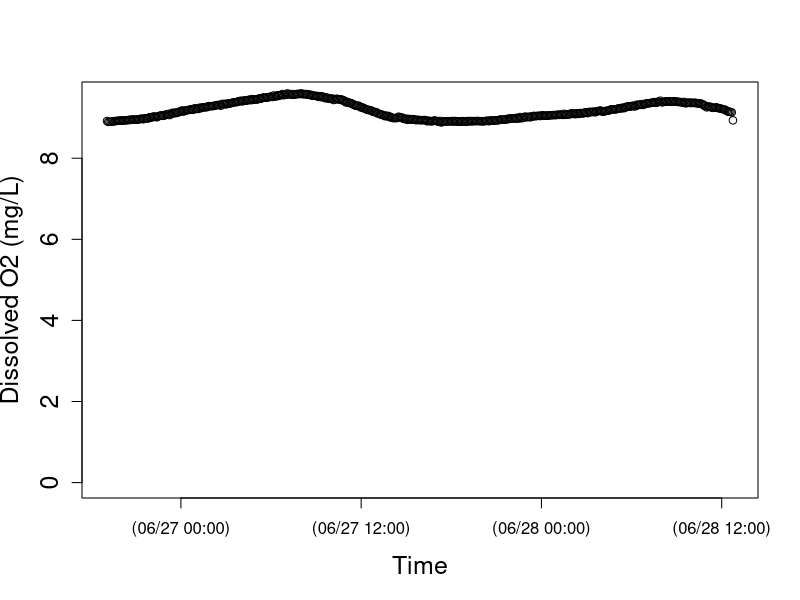
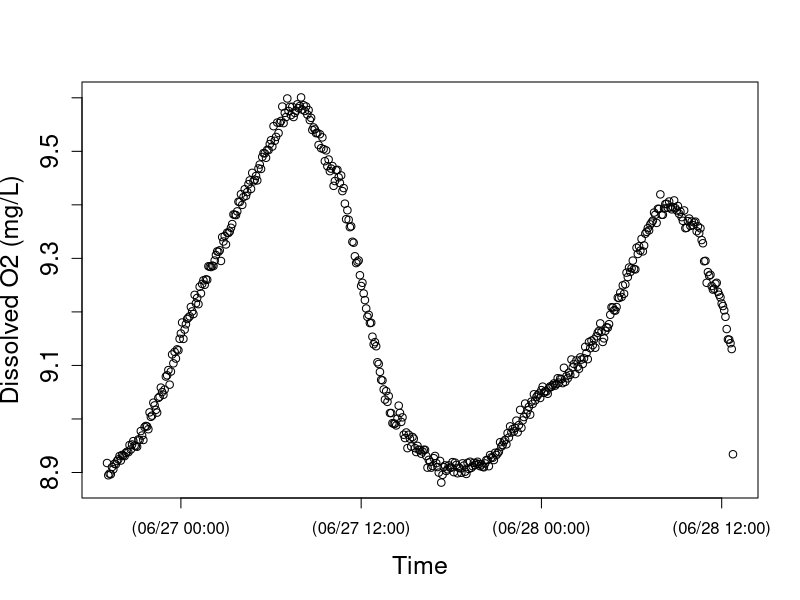

R code for these plots, in order: (Note: this script raises an error after producing the figures.)
setwd("N:/Thesis.N/FreshStart_trans/TempLight_trans/TempLightSum18_trans/HO26jun18")
install.packages("chron")
library(chron)
StreamData=read.table("HO26jun18.txt",header=TRUE)  	##time is in seconds since 1970 and in UTC
StreamData$dtime<-chron(StreamData$time/86400)-(7/24)
## Check new chron object dtime and O2 data
## here is where you can target and remove outliers if you want to check before running models 
plot(StreamData$dtime, StreamData$oxy,cex.lab=1.5, cex.axis=1.5, lwd=1,ylim=c(0,9.5), xlab="Time",ylab="Dissolved O2 (mg/L)")
plot(StreamData$dtime, StreamData$oxy,cex.lab=1.5, cex.axis=1.5, lwd=1, xlab="Time",ylab="Dissolved O2 (mg/L)")

# END data important and management
# [2] LOAD O2 SATURATION FUNCTION

osat<- function(temp, bp) {
  
  tstd<-log((298.15-temp) / (273.15 + temp))
  
  a0<-2.00907
  a1<-3.22014
  a2<-4.0501
  a3<-4.94457
  a4<- -0.256847
  a5<- 3.88767
  
  u<-10^(8.10765-(1750.286/(235+temp)))
  
  sato<-(exp(a0 + a1*tstd + a2*tstd^2 + a3*tstd^3 + a4*tstd^4+a5*tstd^5))*((bp-u)/(760-u))*1.42905
  sato
}

#end of function
# END loading O2 SAT calc #
# [3] LOAD BAROMETRIC PRESSURE FUNCTION
## Function to correct barometric pressure for altitude. From Colt (2012).
## This function gives bp in mmHg for altitude given nearby measurement of standardized barometric pressure. 
## temp is degC 
## alt is m
## bpst is in inches of Hg and the sort of data you will find from U.S. weather stations.  Delete the *25.4 if you in the rest of the world where pressure is given in metric units
####function returns mm of Hg
bpcalc<- function(bpst, alt) {
  bpst*25.4*exp((-9.80665*0.0289644*alt)/(8.31447*(273.15+15)))
}
#end of function
# END loading BP calc function ####### 
# [4] LOAD GAS EXCHANGE (K) FUNCTIONS
# NOTE: The functions you use will depend on the methods used to estimate K (O2, propane, SF6). The temperature correction (Kcor) is embedded in the models below, but the Kcor function must be loaded into R before running the model.
# UNITS are day^(-1)
## This code does the opposite of Kcor below; it estimates K600 for KO2 at a given temperature. From Wanninkhof (1992).
K600fromO2<-function (temp, KO2) {
  ((600/(1800.6 - (120.1 * temp) + (3.7818 * temp^2) - (0.047608 * temp^3)))^-0.5) * KO2
}
#end of function
# This calculates K600 from K measured in a propane addition. From Raymond et al. (2012).
K600frompropane<-function (temp, Kpropane) {
  ((600/(2864 - (154.14 * temp) + (3.791 * temp^2) - (0.0379 * temp^3)))^-0.5) * Kpropane
}
#end of function
# This calculates K600 from K measured in a SF6 addition. From Raymond et al. (2012).
K600fromSF6<-function(temp, KSF6) {
  ((600/(3255.3-(217.13*temp)+(6.837*temp^2)-(0.08607*temp^3)))^-0.5)*KSF6
}
#end of function
# This function calculates KO2 at any given tempertaure from K600. via schmidt number scaling.  The scaling equation if From JÃ¤hne et al. (1987), Schmidt number conversions from Wanninkhof et al. 1992.
Kcor<-function (temp,K600){
  K600/(600/(1800.6-(temp*120.1)+(3.7818*temp^2)-(0.047608*temp^3)))^-0.5
}
#end of function
# END loading K functions
# [5] NIGHTTIME REGRESSION to estimate K -- OPTIONAL
### nighttime regression code to estimate K. Approach as in Hornberger and Kelly (1975).
## o2 file is your oxygen data (defined in subsetting)
## bp is barometric pressure in mm Hg for your site, 
## ts is the time step in MINUTES (not days as in metabolism code below)

nightreg<-function(o2file, bp, ts){
  
  temp<-o2file$temp
  oxy<-o2file$oxy
  
  # moving average on oxy data
  oxyf1<-filter(o2file$oxy,rep(1/3,3), sides=2)
  
  # trim the ends of the oxy data
  oxyf2<- oxyf1[c(-1,-length(oxyf1))]
  
  # calculate delO/delt; convert to units of days by ts in min-1*1440
  deltaO2<-((oxyf2[-1]-oxyf2[-length(oxyf2)])/ts)*1440
  
  # Trim the first two and last one from the temp data to match the filter oxy data
  temptrim<-temp[c(-2:-1,-length(temp))]
  
  # calc the dodef
  satdef<-osat(temptrim,bp)-oxyf2[-1]
  
  # fit linear model and plot using linear model fitting (lm) and abline functions in R stats package
  nreg<-lm(deltaO2~satdef)
  plot(satdef,deltaO2)
  abline(nreg)
  
  # use coef function in R stats package to get lm coefficients
  coeff<-coef(nreg)
  
  # output gives lm coeff and K600 (converted from nighttime regression estimate of KO2)
  out<-list(coeff, K600fromO2(mean(temp), coeff[2]))
  out
  
}
#end of function
# NOTE: this approach works better for some sites/dates than others; always check that your model fit is good and that your K600 estimate makes sense!
#Call as:  The first argument in the function defines when to pull data.  In this case on 10/27/204 (for spring creek) between 18:05 and 23:00

nightreg(StreamData[StreamData$dtime>=as.numeric(chron(dates="07/19/17", times="18:10:00")) & StreamData$dtime<=as.numeric(chron(dates="07/21/17", times="10:00:00")), ], bp=660, ts=10)
# END nighttime regression calculation of K #
# check that light makes sense
plot(StreamData$dtime, StreamData$light,cex.lab=1.5, cex.axis=1.5, lwd=1, xlab="Time",ylab="PAR (umol photons/s/m2)")
# END light
# [7] MODEL v1 - RIVERMETABK; solves for GPP, ER, AND K
##
# [7a] LOAD RIVERMETABK functions
###########################################

## VERSION 1 of possible metabolism model

##### now estimate metabolism

## parameter names (and units) for BOTH rivermetab functions (solving for or fixing K600):
## oxy.mod = modeled O2 (mg/L)
## oxy = O2 data (mg/L)
## MET[1] = GPP = estimated daily gross primary production (g O2 m-2 d-1); + flux of O2 production
## MET[2] = ER = estimated daily ecosystem respiration (g O2 m-2 d-1); - flux of O2 consumption 
## MET[3] = K = estimated K600 (d-1)
## z = estimated site depth (m)
## Kcor = KO2 corrected for temperature, calculated from K600 (d-1)
## bp = barometric pressure (mmHg)
## temp = water temperature (C)
## light = PAR data (or modlight from above light function)
## ts = time step of O2 data from logger (10 min intervals --> units are day, so 10/1440=0.06944)

# Model to calculate GPP, ER and K simultaneously
# This model is advantageous in the sense that one can estimate K from the data, but beware that it may be an overparameterized model.  
# Note that you have the opportunity below to use your light data or modeled light (here as data$light estimated for spring creek and french creek with the light model function above). You decide and modify the function and data names accordingly.

# rivermetabK is the master function that calls the MLE function (onestationmleK) and plotting function (onestationplot) below
rivermetabK<-function(o2file, z, bp, ts){
  
  ##pull data out of loaded o2file (subset in CALL function) and give it a name. 
  temp<-o2file$temp
  oxy<-o2file$oxy
  light<-o2file$light
  
  ##This calls onestationmleK (below) to calculate metabolism by non-linear minimization. We use nlm() function in R stats package; for more information see "help(nlm)"  The first argument is the function to be minimized, the second defines the starting values.  The function that is minimized (onestationmleK, see below) always has as its first argument, a vector of parameters (MET), and second argument a vector of starting values for those parameters, p=c(3,-5, 10).
  
  river.mle<-nlm(onestationmleK, p=c(3,-5, 10), oxy=oxy, z=z,temp=temp,light=light, bp=bp, ts=ts)
  
  ##plot modeled and measaured O2 given MLE estimates of GPP, ER, and K600.  It calls a function below onestationplot()
  
  onestationplot(GPP=river.mle$estimate[1], ER=river.mle$estimate[2],oxy=oxy,z=z,temp=temp,light=light, K=river.mle$estimate[3], bp=bp, ts=ts)
  
  ##return GPP, ER, K600, and MLE values
  b <- list(GPP=river.mle$estimate[1], ER=river.mle$estimate[2], K600=river.mle$estimate[3], neglogL=river.mle$minimum[1])
  b
}
# end of function
# This function returns the negative log likelihood value given O2 data and estimates of GPP, ER, and K (which is vector MET); is included in master rivermetabK function above
onestationmleK<-function(MET,temp, oxy, light, z, bp, ts) {
  
  # create new vector for modeled O2
  oxy.mod<-numeric(length(data))
  # give starting value from oxygen data; this is the only time O2 data is used to model GPP and ER
  oxy.mod[1]<-oxy[1]
  
  # this is the metabolism equation as in Van de Bogert et al 2007 L&OMethods
  for (i in 2:length(oxy)) {oxy.mod[i]<-oxy.mod[i-1]+((MET[1]/z)*(light[i]/sum(light)))+ MET[2]*ts/z+(Kcor(temp[i],MET[3]))*ts*(osat(temp[i],bp)-oxy.mod[i-1]) }
  
  ##below is MLE calculation; output is -log likelihood
  # diff in measured and modeled O2
  sqdiff<-(oxy-oxy.mod)^2 
  # likelihood function
  L <- length(oxy) * (log(((sum(sqdiff)/length(oxy))^0.5))+0.5*log(6.28)) + ((2*sum(sqdiff)/length(oxy))^-1) * sum(sqdiff)
  L
}
# end of function
# this function plots modeled O2 and O2 data from estimates of daily GPP, ER, and K; is included in master rivermetabK function above
# Calls same metabolism equation as in mle function, but plots modeled O2 as a function of GPP, ER, and K estimates from mle
# use this to visually assess your model estimates (should be good agreement between modeled and measured O2)
onestationplot<-function(GPP, ER, oxy, z, temp, K, light, bp, ts) {
  
  oxy.mod<-numeric(length(oxy))
  oxy.mod[1]<-oxy[1]
  
  # this is the metabolism equation as in Van de Bogert et al (2007) L&OMethods
  for (i in 2:length(oxy)) { oxy.mod[i]<-oxy.mod[i-1]+((GPP/z)*(light[i]/sum(light)))+ ER*ts/z+(Kcor(temp[i],K))*ts*(osat(temp[i],bp)-oxy.mod[i-1]) }
  
  plot(seq(1:length(oxy)),oxy.mod, type="l",xlab="Time", ylab="Dissolved oxygen  (mg/L)", cex.lab=1.5, cex.axis=1.5, lwd=2 )
  points(seq(1:length(oxy)),oxy)
}
# end of function

####### END LOADING rivermetabK function #
# [7b] CALL RIVERMETABK function
###########################################

## Call as:  z is depth in m, bp is im mmHg, ts is time steps in days.

# for spring creek data; 10/28/14
rivermetab<-function(o2file, z, bp, ts, K){
  
  ##pull data out of loaded o2file (subset in CALL function) and give it a name. 
  temp<-o2file$temp
  oxy<-o2file$oxy
  light<-o2file$light
  
  ##calculate metabolism by non linear minimization of MLE function (below)
  river.mle<-nlm(onestationmle, p=c(3,-5), oxy=oxy, z=z,temp=temp,light=light, bp=bp, ts=ts, K=K)
  
  ##plot data; uses same plot function as given for rivermetabK above (relisted below to keep each model as own unit)
  onestationplot(GPP=river.mle$estimate[1], ER=river.mle$estimate[2],oxy=oxy,z=z,temp=temp,light=light, K=K, bp=bp, ts=ts)
  
  ##return GPP, ER, and MLE value
  b<-list(GPP= river.mle$estimate[1], ER= river.mle$estimate[2],  neglogL= river.mle$minimum[1])
  b
}
# end of function

# function returns the likelihood value given O2 data and estimates of GPP, ER (which is vector MET); is included in master rivermetab function above; K600 is fixed
onestationmle<-function(MET,temp, oxy, light, z, bp, ts, K) {
  
  oxy.mod<-numeric(length(data))
  oxy.mod[1]<-oxy[1]
  
  # this is the metabolism equation as in Van de Bogert et al 2007 L&OMethods
  for (i in 2:length(oxy)) {oxy.mod[i]<-oxy.mod[i-1]+((MET[1]/z)*(light[i]/sum(light)))+ MET[2]*ts/z+(Kcor(temp[i],K))*ts*(osat(temp[i],bp)-oxy.mod[i-1]) }
  
  ## below is MLE calculation; output is likelihood
  # diff in measured and modeled O2
  sqdiff<-(oxy-oxy.mod)^2 
  # likelihood function
  L <- length(oxy)*(log(((sum(sqdiff)/length(oxy))^0.5)) +0.5*log(6.28)) + ((2*sum(sqdiff)/length(oxy))^-1)*sum(sqdiff)
  L
}
#end of function

# (As in rivermetabK)
# this function plots modeled O2 and O2 data from estimates of daily GPP and ER; is included in master rivermetab function above
# Calls same metabolism equation as in mle function, but plots modeled O2 as a function of GPP, ER estimates from mle
# use this to visually assess your model estimates (should be good agreement between modeled and measured O2)
onestationplot<-function(GPP, ER, oxy, z, temp, K, light, bp, ts) {
  
  oxy.mod<-numeric(length(oxy))
  oxy.mod[1]<-oxy[1]
  
  # this is the metabolism equation as in Van de Bogert et al (2007) L&OMethods
  for (i in 2:length(oxy)) { oxy.mod[i]<-oxy.mod[i-1]+((GPP/z)*(light[i]/sum(light)))+ ER*ts/z+(Kcor(temp[i],K))*ts*(osat(temp[i],bp)-oxy.mod[i-1]) }
  
  plot(seq(1:length(oxy)),oxy.mod, type="l",xlab="Time", ylab="Dissolved oxygen  (mg/L)", cex.lab=1.5, cex.axis=1.5, lwd=2 )
  points(seq(1:length(oxy)),oxy)
  
  print(summary(lm(oxy~oxy.mod)))
  
}
# end of function
####### END loading rivermetab function ####### 
## Call as:  z is depth in m, bp is im mmHg, ts is time steps in days.

# 5 MIN timestep!! literature k600 values based on slope
rivermetab(o2file=StreamData[StreamData$dtime>=as.numeric(chron(
  dates="06/26/18", times="19:10:00")) & StreamData $dtime<=as.numeric(chron(
    dates="06/28/18", times="12:40:00")), ], 
  z=0.054, 
  bp=725, 
  ts=0.0034722, 
  K=137.883107)
# 10 MIN timestep!! literature k600 values based on slope
rivermetab(o2file=StreamData[StreamData$dtime>=as.numeric(chron(
  dates="06/26/18", times="19:10:00")) & StreamData $dtime<=as.numeric(chron(
    dates="06/28/18", times="12:40:00")), ], 
  z=0.054, 
  bp=725, 
  ts=0.0069444, 
  K=137.883107)

# 5 MIN timestep!! my derived k600 values based on velocity
rivermetab(o2file=StreamData[StreamData$dtime>=as.numeric(chron(
  dates="06/26/18", times="19:10:00")) & StreamData $dtime<=as.numeric(chron(
  dates="06/28/18", times="12:40:00")), ], 
  z=0.054, 
  bp=725, 
  ts=0.0034722, 
  K=43.1626000)
# 10 MIN timestep!! my derived k600 values based on velocity
rivermetab(o2file=StreamData[StreamData$dtime>=as.numeric(chron(
  dates="06/26/18", times="19:10:00")) & StreamData $dtime<=as.numeric(chron(
    dates="06/28/18", times="12:40:00")), ], 
  z=0.054, 
  bp=725, 
  ts=0.0069444, 
  K=43.1626000)

# 5 MIN timestep!! full model as is 
rivermetabK(o2file=StreamData[ StreamData $dtime>=as.numeric(chron(
  dates="06/26/18", times="19:10:00")) & StreamData $dtime<=as.numeric(chron(
  dates="06/28/18", times="12:40:00")), ], 
  z=0.054, 
  bp=725, 
  ts=0.0034722)
